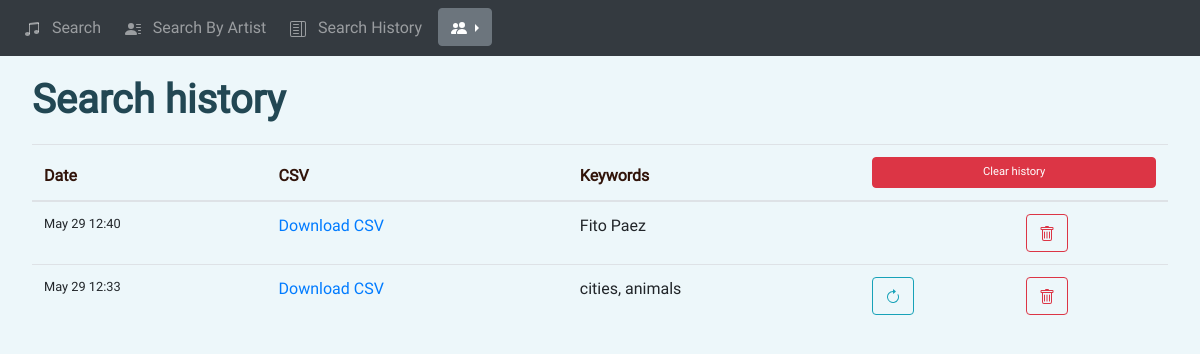
The app's page /history (signed in), older data.
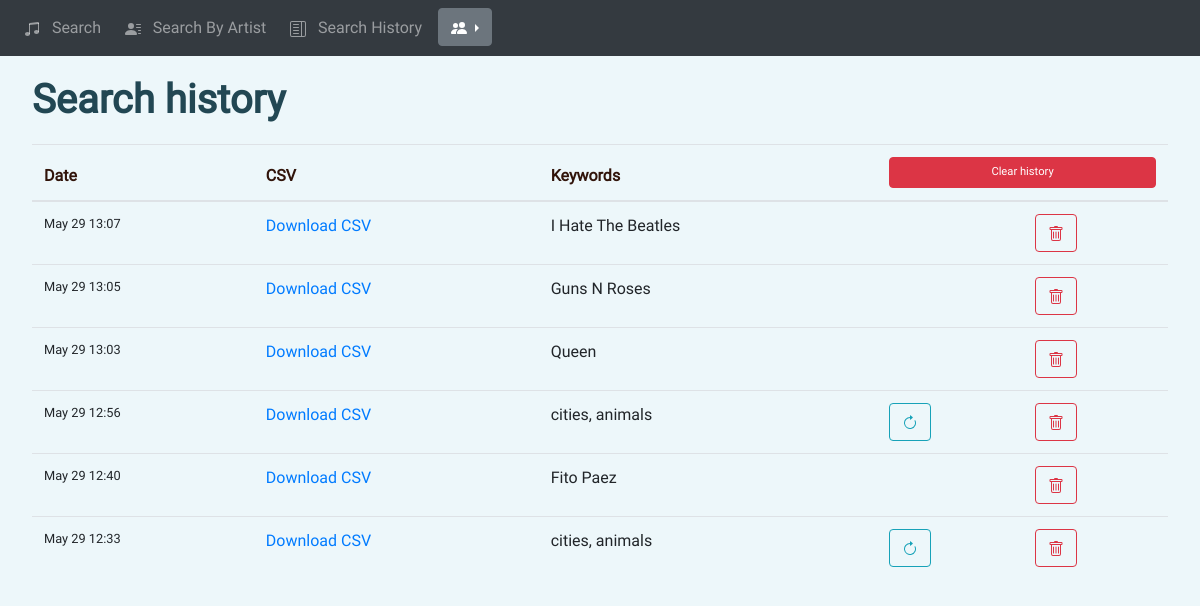
The same page, newer data.
### sd_app/models.py (models this page shows)
class Search(db.Model):
    id = db.Column(db.Integer, primary_key=True)
    date = db.Column(db.DateTime(timezone=True), default=func.now())
    user = db.Column(db.String(150))
    keywords = db.Column(db.String(150))
    csv_path = db.Column(db.String(150))
    html_path = db.Column(db.String(150))
    user_id = db.Column(db.Integer, db.ForeignKey("user.id"))
    by_artist = db.Column(db.Integer, default=0)
    user_inst = db.relationship("User", back_populates="searches")

### sd_app/views.py (the view)
@views.route('/history', methods=['GET'])
@login_required
def history():
    return render_template("history.html",
                           user=current_user,
                           searches=Search.query.filter_by(user_id=current_user.id).order_by(
                               Search.date.desc()).all(),
                           json_load=json.loads,
                           set=set)

### sd_app/__init__.py (called while the page is built)
def create_app():
    global app
    app = Flask(__name__)
    app.config['SECRET_KEY'] = 'THISISTHESECRETKEY'
    app.config['SQLALCHEMY_DATABASE_URI'] = db_string_conn
    db.init_app(app)
    env = Environment(  # Jinja env
        loader=PackageLoader("sd_app"),
        autoescape=select_autoescape()
    )
    from .views import views
    from .auth import auth
    from .api import api
    app.register_blueprint(views, url_prefix='/')
    app.register_blueprint(auth, url_prefix='/')
    app.register_blueprint(api, url_prefix='/api/')
    from .models import User
    create_database(app)
    login_manager = LoginManager()
    login_manager.login_view = 'auth.login'
    login_manager.init_app(app)
    @login_manager.user_loader
    def load_user(id):
        return User.query.get(int(id))
    return app

### sd_app/templates/history.html (shortened to what this page needs)
{% extends "base.html" %} {% block title %}Search history{% endblock %}
{% block content %}
<h1 class="page-title">Search history</h1>
<table class="table" id="keyword-table">
    <thead>
        <tr>
        <th scope="col">Date</th>
        <th scope="col">CSV</th>
        <th scope="col">Keywords</th>
        <th scope="col" colspan="2">
          <button type="button" class="btn btn-danger" onClick="clear_table('history')" style="font-size:70%;width:100%">Clear history</button>
        </th>
        </tr>
    </thead>
    <tbody>
        {%for search in searches %}
    <tr>
    <td class="text">
        {{search.date.strftime('%b %d %H:%M')}}
    </td>
    <td>
        {% if search.csv_path != 'In progress' %}
      <a href="{{ url_for('views.download', filename=search.csv_path) }}">Download CSV</a>
        {% else %}
        In progress
        {% endif %}
    </td>
    {% if search.by_artist == 0 %}
        <td>
            {{ ', '.join(set(json_load(search.keywords).get('keyword').values())) }}
        </td>
        <td class="column_action">
            <button type="button" class="btn btn-outline-info" onClick="repeat_search({{ search.keywords }})">
            </button>
        </td>
    {% else %}
    <td>
        {{ search.keywords }}
    </td>
    <td>
    </td>
    {% endif %}
    <td class="column_action">
        <button type="button" class="btn btn-outline-danger" onClick="delete_row({{ search.id }}, 'history')">
        </button>
    </td>
    </tr>
        {% endfor %}
  </tbody>
</table>
{% endblock %}

### sd_app/templates/base.html (shortened to what this page needs)
<!DOCTYPE html>
<html>
  <head>
    <link
      rel="stylesheet"
      href="https://stackpath.bootstrapcdn.com/bootstrap/4.4.1/css/bootstrap.min.css"
    />
    <link rel="stylesheet" href="{{ url_for('static', filename='base.css') }}">
  </head>
  <body>
    <nav class="navbar navbar-expand-lg navbar-dark bg-dark">
      <div class="collapse navbar-collapse" id="navbar">
        <div class="navbar-nav">
          {% if user.is_authenticated %}
          <a class="nav-item nav-link" id="search" href="/search">
            &nbsp Search &nbsp
          </a>
          <a class="nav-item nav-link" id="search-by-artist" href="/search-by-artist">
            &nbsp Search By Artist &nbsp
          </a>
          <a class="nav-item nav-link" id="history" href="/history">
            &nbsp Search History &nbsp
          </a>
          <div class="dropdown dropright">
            <button class="btn btn-secondary dropdown-toggle" type="button" id="dropdownMenuButton" data-toggle="dropdown" aria-haspopup="true" aria-expanded="false">
            </button>
          </div>
          {% endif %}
        </div>
      </div>
    </nav>
    <div style="margin:0 2em;">{% block content %}
    {% endblock %}
    </div>
  </body>
</html>

### sd_app/static/base.css (style rules this page uses)
:root { --background:#edf7fa; --background-secondary:#cfd3cf; --primary:#5eb9d5; --primary-title:#224753; --secondary: #d57a5e; --text: #31140a; }
.navbar-nav { font-family: roboto; vertical-align: center; }
.page-title { color:var(--primary-title); font-family:roboto; font-weight:bold; margin-top: 0.5em; margin-bottom: 0.5em; }
table { margin-bottom: 5em; font-family:roboto; padding: 0.85em 1.2em; }
th { color:var(--text); }
button, input, label { font-family:roboto; }
.column_action { justify-content: center; }
.text { font-family: roboto; font-size: 0.8em; }
html, body { background-color: var(--background); margin:0; padding:0;; }

Row changes from the older to the newer data that the page shows:
added Search: date "May 29 13:07", keywords "I Hate The Beatles"
added Search: date "May 29 13:05", keywords "Guns N Roses"
added Search: date "May 29 13:03", keywords "Queen"
added Search: date "May 29 12:56", keywords "cities, animals"
